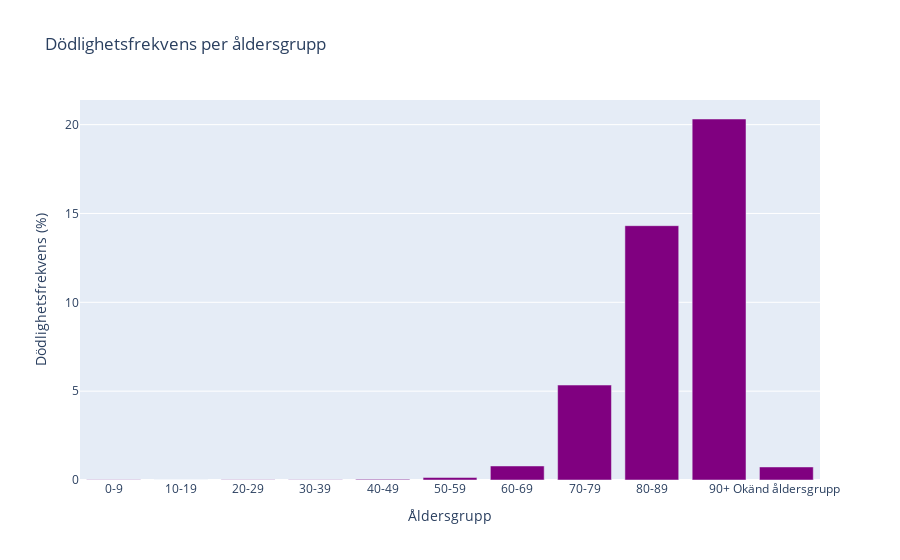

Notebook source saved alongside this figure:
### Code cell
# Create a bar chart with Plotly Express to visualize mortality rate by age group
fig = px.bar(df, x="Åldersgrupp", y="Dödlighetsfrekvens", title="Dödlighetsfrekvens per åldersgrupp",
             labels={"Dödlighetsfrekvens": "Dödlighetsfrekvens (%)", "Åldersgrupp": "Åldersgrupp"})

# Update the trace with a purple marker color
fig.update_traces(marker=dict(color="purple"))

# Saving the chart as an HTML file
fig.write_html("Visualiseringar/3B.Dödlighetsfrekvens per åldersgrupp.html")

# Display the plot
fig.show()

### Figure 1 — Plotly figure (JSON) as saved in the notebook; plotly's stock layout.template omitted (floating-point values rounded to 4 significant figures)
{"data": [{"alignmentgroup": "True", "hovertemplate": "Åldersgrupp=%{x}<br>Dödlighetsfrekvens (%)=%{y}<extra></extra>", "legendgroup": "", "marker": {"color": "purple", "pattern": {"shape": ""}}, "name": "", "offsetgroup": "", "orientation": "v", "showlegend": false, "textposition": "auto", "type": "bar", "x": ["0-9", "10-19", "20-29", "30-39", "40-49", "50-59", "60-69", "70-79", "80-89", "90+", "Okänd åldersgrupp"], "xaxis": "x", "y": [0.01231, 0.002529, 0.009797, 0.01439, 0.03623, 0.1382, 0.7897, 5.344, 14.31, 20.32, 0.7339], "yaxis": "y"}], "layout": {"barmode": "relative", "legend": {"tracegroupgap": 0}, "title": {"text": "Dödlighetsfrekvens per åldersgrupp"}, "xaxis": {"anchor": "y", "domain": [0, 1], "title": {"text": "Åldersgrupp"}}, "yaxis": {"anchor": "x", "domain": [0, 1], "title": {"text": "Dödlighetsfrekvens (%)"}}}}
